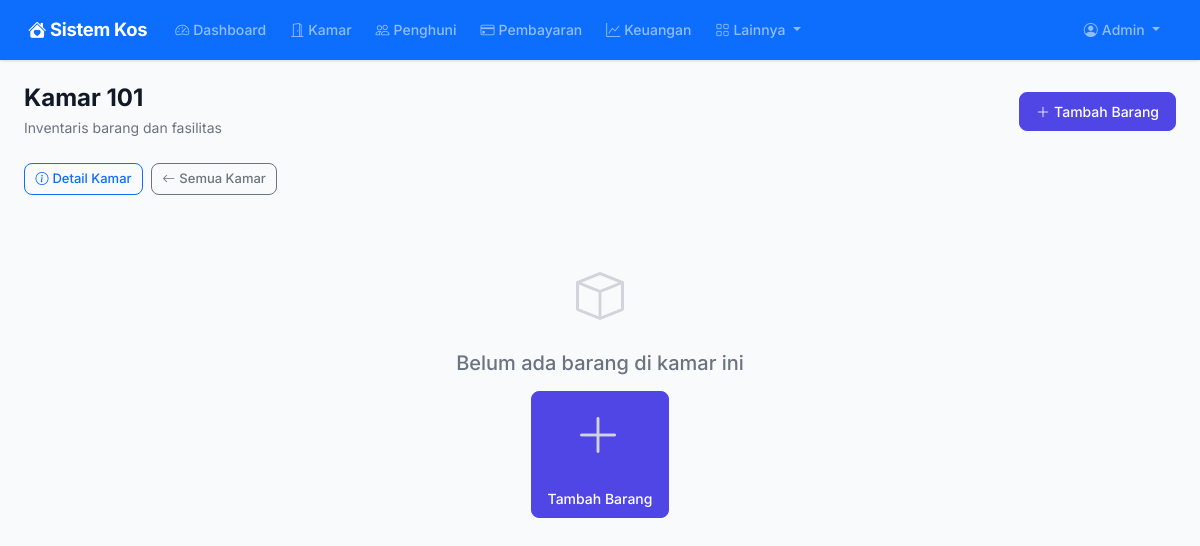
The app's page /inventaris/kamar/1 (signed in), older data.
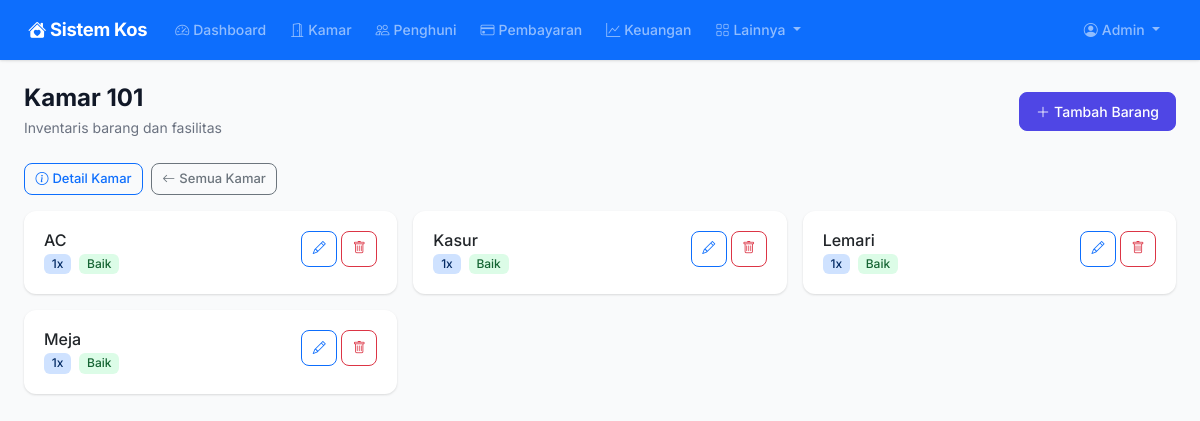
The same page, newer data.
### models.py (models this page shows)
class RoomItem(db.Model):
    __tablename__ = "room_items"
    id = db.Column(db.Integer, primary_key=True)
    room_id = db.Column(db.Integer, db.ForeignKey("rooms.id"), nullable=False)
    nama = db.Column(db.String(150), nullable=False)
    jumlah = db.Column(db.Integer, default=1)
    kondisi = db.Column(db.String(50), default="baik")
    catatan = db.Column(db.Text)
    created_at = db.Column(db.DateTime, default=datetime.utcnow)
    room = db.relationship("Room", backref="items")

### routes/inventory.py (the view)
@inventory_bp.route("/kamar/<int:room_id>")
@login_required
def room_items(room_id):
    if current_user.role not in ("admin", "management"):
        return redirect(url_for("dashboard.index"))
    room = Room.query.get_or_404(room_id)
    items = RoomItem.query.filter_by(room_id=room_id).order_by(RoomItem.nama).all()
    return render_template("inventory/items.html", room=room, items=items)

### app.py (called while the page is built)
def create_app():
    app = Flask(__name__)
    app.config.from_object("config.Config")
    db.init_app(app)
    login_manager.init_app(app)
    csrf.init_app(app)
    login_manager.login_view = "auth.login"
    login_manager.login_message = "Silakan login terlebih dahulu."
    from models import User
    @login_manager.user_loader
    def load_user(user_id):
        return User.query.get(int(user_id))
    @app.context_processor
    def inject_now():
        from datetime import datetime
        return {"now": datetime.now()}
    @app.context_processor
    def inject_utility():
        from datetime import date
        return {"date_today": date.today()}
    from routes import register_routes
    register_routes(app)
    with app.app_context():
        db.create_all()
    return app

### templates/inventory/items.html (shortened to what this page needs)
{% extends "base.html" %}
{% block content %}
<div class="page-header d-flex flex-wrap justify-content-between align-items-center">
    <div>
        <h1>Kamar {{ room.nomor_kamar }}</h1>
        <p>Inventaris barang dan fasilitas</p>
    </div>
    <a href="{{ url_for('inventory.add_item', room_id=room.id) }}" class="btn btn-primary">
        <i class="bi bi-plus-lg me-1"></i>Tambah Barang
    </a>
</div>
<div class="d-flex gap-2 mb-3">
    <a href="{{ url_for('rooms.detail', id=room.id) }}" class="btn btn-outline-primary btn-sm">
        <i class="bi bi-info-circle me-1"></i>Detail Kamar
    </a>
    <a href="{{ url_for('inventory.index') }}" class="btn btn-outline-secondary btn-sm">
        <i class="bi bi-arrow-left me-1"></i>Semua Kamar
    </a>
</div>
{% if items %}
<div class="row g-3">
    {% for i in items %}
    <div class="col-md-6 col-lg-4">
        <div class="card border-0">
            <div class="card-body">
                <div class="d-flex justify-content-between align-items-start">
                    <div>
                        <h6 class="mb-1">{{ i.nama }}</h6>
                        <div class="d-flex align-items-center gap-2">
                            <span class="badge bg-primary-subtle text-primary-emphasis">{{ i.jumlah }}x</span>
                            {% set k = i.kondisi|lower %}
                            {% if k == 'baik' %}
                            <span class="badge badge-success">Baik</span>
                            {% elif k == 'rusak' %}
                            <span class="badge badge-danger">Rusak</span>
                            {% elif k == 'perlu_perbaikan' or k == 'perlu perbaikan' %}
                            <span class="badge badge-warning">Perlu Perbaikan</span>
                            {% else %}
                            <span class="badge badge-secondary">{{ i.kondisi }}</span>
                            {% endif %}
                        </div>
                    </div>
                    <div class="d-flex gap-1">
                        <a href="{{ url_for('inventory.edit_item', id=i.id) }}" class="btn btn-sm btn-outline-primary btn-icon">
                            <i class="bi bi-pencil"></i>
                        </a>
                        <a href="{{ url_for('inventory.delete_item', id=i.id) }}" class="btn btn-sm btn-outline-danger btn-icon"
                           onclick="return confirm('Hapus {{ i.nama }}?')">
                            <i class="bi bi-trash"></i>
                        </a>
                    </div>
                </div>
            </div>
        </div>
    </div>
    {% endfor %}
</div>
{% else %}
<div class="empty-state">
    <i class="bi bi-box"></i>
    <h5>Belum ada barang di kamar ini</h5>
    <a href="{{ url_for('inventory.add_item', room_id=room.id) }}" class="btn btn-primary mt-2">
        <i class="bi bi-plus-lg me-1"></i>Tambah Barang
    </a>
</div>
{% endif %}
{% endblock %}

Row changes from the older to the newer data that the page shows:
added RoomItem: nama "AC", jumlah "1"
added RoomItem: nama "Kasur", jumlah "1"
added RoomItem: nama "Lemari", jumlah "1"
added RoomItem: nama "Meja", jumlah "1"
Text that changed along with them:
text no longer shown: "Belum ada barang di kamar ini Tambah Barang"
